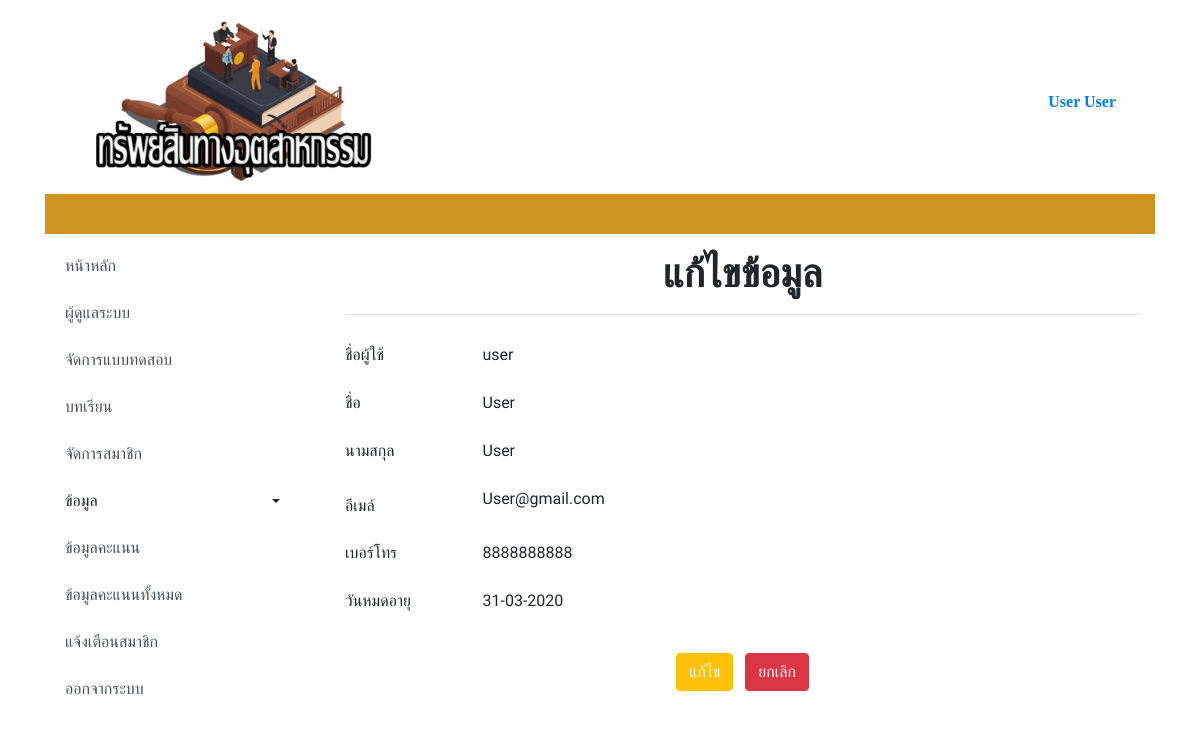
/admin/index.php?sp&user_id=48 (signed in), run on the app's committed database.
### tables this page shows
CREATE TABLE `user` (
  `ID` int(5) NOT NULL,
  `Username` varchar(50) NOT NULL,
  `Password` varchar(200) NOT NULL,
  `Firstname` varchar(100) NOT NULL,
  `Lastname` varchar(100) NOT NULL,
  `email` varchar(100) NOT NULL,
  `phone` text NOT NULL,
  `Userlevel` varchar(1) NOT NULL,
  `user_date` date NOT NULL,
  `session_id` varchar(50) NOT NULL,
  `Status` varchar(1) NOT NULL
);

### admin/editprofile_show.php (the view, shortened to what this page needs)
<?php
$user_id = $_GET['user_id'];
$check = "SELECT * FROM user WHERE id = '$user_id' ";
$result = mysqli_query($con,$check) or die(mysqli_error());
$num = mysqli_fetch_assoc($result);
?>
<body>
  <div class="col-md-9">
   <div class="py-2">
    <div class="container">
      <div class="row">
        <div class="col-md-12">
          <h1 class="text-center"><b>แก้ไขข้อมูล</b></h1>
          <hr>
        </div>
      </div>
    </div>
  </div>
  <div class="py-1">
    <div class="container w-46">
      <div class="row">
        <div class="text-left col-md-12" style="">
          <form class="" id="c_form-h" action="editprofile_db.php" method="post" >
            <div class="form-group row">
              <label class="col-2">ชื่อผู้ใช้</label>
              <div class="col-10">
                <div class="input-group">
                  <?php echo($num['Username'])?></div>
                </div>
              </div>
              <div class="form-group row"><label class="col-2">ชื่อ</label>
                <div class="col-10">
                  <div class="input-group">
                    <?php echo($num['Firstname'])?></div>
                  </div>
                </div>
                <div class="form-group row"><label class="col-2">นามสกุล</label>
                  <div class="col-10">
                    <div class="input-group">
                      <?php echo($num['Lastname'])?></div>
                    </div>
                  </div>
                  <div class="form-group row"> <label for="inputmailh" class="col-2 col-form-label">อีเมล์</label>
                    <div class="col-10">
                      <?php echo($num['email'])?> </div>
                    </div>
                    <div class="form-group row">
                      <label class="col-2">เบอร์โทร<br></label>
                      <div class="col-10">
                        <div class="input-group">
                          <?php echo($num['phone'])?></div>
                        </div>
                      </div>
                       <div class="form-group row">
                      <label class="col-2">วันหมดอายุ<br></label>
                      <div class="col-10">
                        <div class="input-group">
                           <?php $da = date('d-m-Y',strtotime($num['user_date'])); ?>
                          <?php echo $da; ?>
                          </div>
                        </div>
                      </div>
                      <div class="py-3">
                        <div class="container">
                          <div class="row">
                            <div class="col-md-12 text-center">
                              <a class="btn btn-warning text-light mx-1" href="index.php?ep&user_id=<?php echo $_SESSION["UserID"]; ?>">แก้ไข</a>
                              <a class="btn btn-danger text-light mx-1" href="index.php?su">ยกเลิก</a>
                            </div>
                          </div>
                        </div>
                      </div>
                    </form>
                  </div>
                </div>
              </div>
            </div>
          </div>

### data on the page
user: Username "user", Firstname "User", Lastname "User", email "User@gmail.com", phone "8888888888", user_date "31-03-2020"

### other printed values
$_SESSION["User"] "User User"
